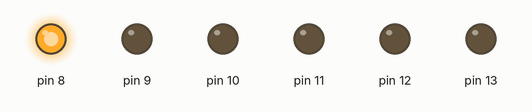
Bench run of a sketch on a simulated Arduino Uno, built with avr-gcc and run on an emulated ATmega328P. On the bench: output pins drawn as LEDs (lit = HIGH).

Above: at 1.0 s.
At 3.0 s:
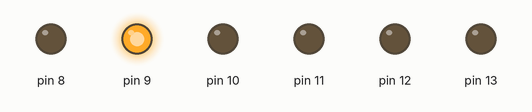
At 5.0 s:
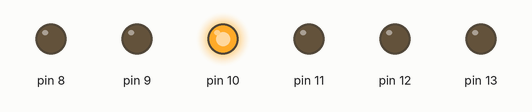
At 7.0 s:
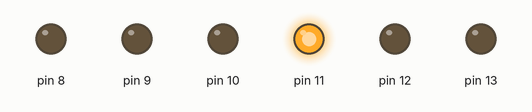
At 9.0 s:
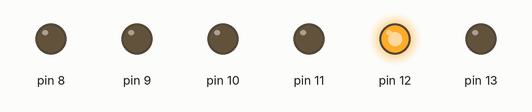
At 11.0 s:
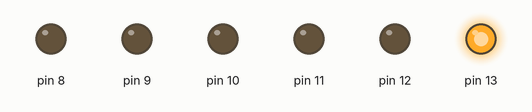
Timing chart, 0 to 15.6 s (numbered marks = the images above):
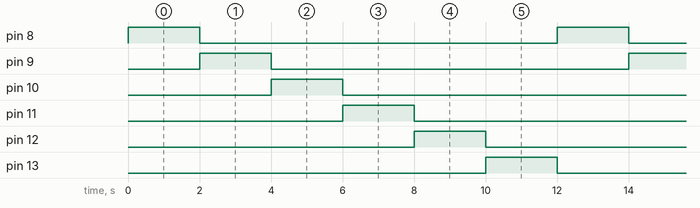

Measured:
- by itself, pin 8–13: alternates HIGH for 2.0 s and LOW for 10.0 s
- by itself, everything shown: repeats every 12.0 s, in 7 steps

The sketch:

un_par_de_cosas.ino
```cpp
int x=0;

void setup()
{
  pinMode(13, OUTPUT);
  pinMode(12, OUTPUT);
  pinMode(11, OUTPUT);
  pinMode(10, OUTPUT);
  pinMode(9, OUTPUT);
  pinMode(8, OUTPUT);
}

void loop()
{
  for(x=8;x<14;x++){
    digitalWrite(x,1);
    delay(2000);
    digitalWrite(x,0);
  }
}
```
